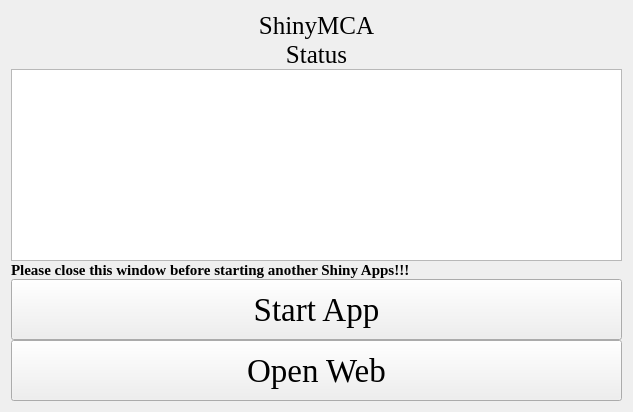
<?xml version="1.0" encoding="UTF-8"?>
<ui version="4.0">
 <class>Form</class>
 <widget class="QWidget" name="Form">
  <property name="geometry">
   <rect>
    <x>0</x>
    <y>0</y>
    <width>633</width>
    <height>412</height>
   </rect>
  </property>
  <property name="windowTitle">
   <string>Form</string>
  </property>
  <property name="styleSheet">
   <string notr="true">background-image: url(D:/tools/Pycharm/pyqt/logo/green_back.png);</string>
  </property>
  <layout class="QGridLayout" name="gridLayout_4">
   <property name="verticalSpacing">
    <number>0</number>
   </property>
   <item row="0" column="0">
    <layout class="QGridLayout" name="gridLayout_5">
     <property name="verticalSpacing">
      <number>0</number>
     </property>
     <item row="0" column="0" colspan="3">
      <widget class="QLabel" name="label">
       <property name="sizePolicy">
        <sizepolicy hsizetype="Preferred" vsizetype="Fixed">
         <horstretch>0</horstretch>
         <verstretch>0</verstretch>
        </sizepolicy>
       </property>
       <property name="font">
        <font>
         <family>Times New Roman</family>
         <pointsize>19</pointsize>
        </font>
       </property>
       <property name="text">
        <string>ShinyMCA</string>
       </property>
       <property name="alignment">
        <set>Qt::AlignCenter</set>
       </property>
      </widget>
     </item>
     <item row="3" column="0" colspan="3">
      <widget class="QLabel" name="label_4">
       <property name="sizePolicy">
        <sizepolicy hsizetype="Preferred" vsizetype="Fixed">
         <horstretch>0</horstretch>
         <verstretch>0</verstretch>
        </sizepolicy>
       </property>
       <property name="font">
        <font>
         <family>Times New Roman</family>
         <pointsize>19</pointsize>
        </font>
       </property>
       <property name="text">
        <string>Status</string>
       </property>
       <property name="alignment">
        <set>Qt::AlignCenter</set>
       </property>
      </widget>
     </item>
     <item row="5" column="0" rowspan="2" colspan="3">
      <widget class="QTextBrowser" name="textBrowser">
       <property name="styleSheet">
        <string notr="true">background-image: url(D:/Documents/Desktop/white.png)</string>
       </property>
      </widget>
     </item>
     <item row="7" column="0" colspan="3">
      <widget class="QLabel" name="label_3">
       <property name="sizePolicy">
        <sizepolicy hsizetype="Preferred" vsizetype="Fixed">
         <horstretch>0</horstretch>
         <verstretch>0</verstretch>
        </sizepolicy>
       </property>
       <property name="font">
        <font>
         <family>Times New Roman</family>
         <pointsize>11</pointsize>
         <weight>75</weight>
         <bold>true</bold>
        </font>
       </property>
       <property name="text">
        <string>Please close this window before starting another Shiny Apps!!!</string>
       </property>
      </widget>
     </item>
     <item row="8" column="0" colspan="3">
      <widget class="QPushButton" name="pushButton">
       <property name="sizePolicy">
        <sizepolicy hsizetype="Preferred" vsizetype="Preferred">
         <horstretch>0</horstretch>
         <verstretch>0</verstretch>
        </sizepolicy>
       </property>
       <property name="font">
        <font>
         <family>Times New Roman</family>
         <pointsize>25</pointsize>
        </font>
       </property>
       <property name="text">
        <string>Start App</string>
       </property>
      </widget>
     </item>
     <item row="9" column="0" colspan="3">
      <widget class="QPushButton" name="pushButton_2">
       <property name="sizePolicy">
        <sizepolicy hsizetype="Preferred" vsizetype="Preferred">
         <horstretch>0</horstretch>
         <verstretch>0</verstretch>
        </sizepolicy>
       </property>
       <property name="font">
        <font>
         <family>Times New Roman</family>
         <pointsize>25</pointsize>
        </font>
       </property>
       <property name="text">
        <string>Open Web</string>
       </property>
      </widget>
     </item>
    </layout>
   </item>
  </layout>
 </widget>
 <resources/>
 <connections/>
</ui>
